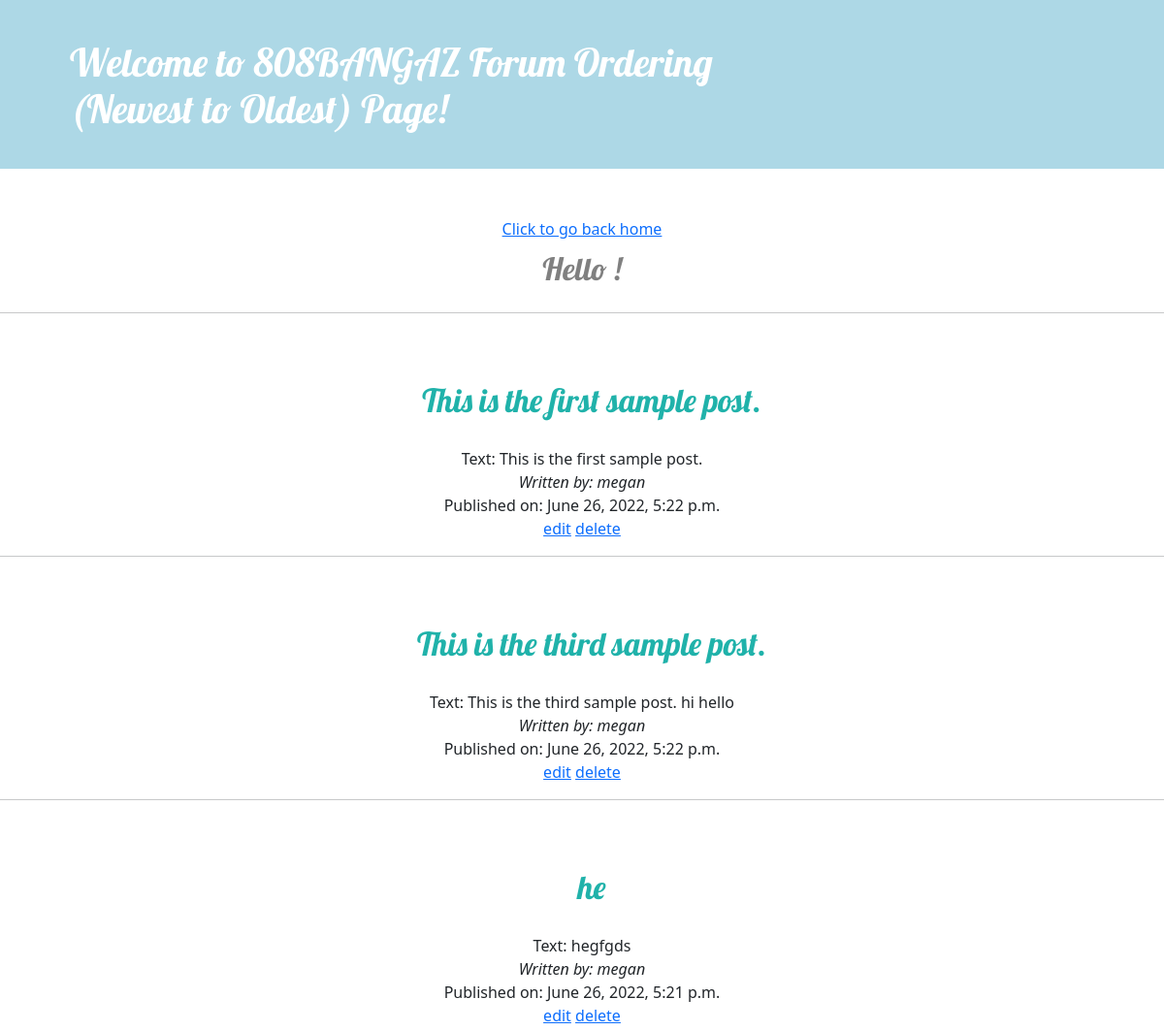
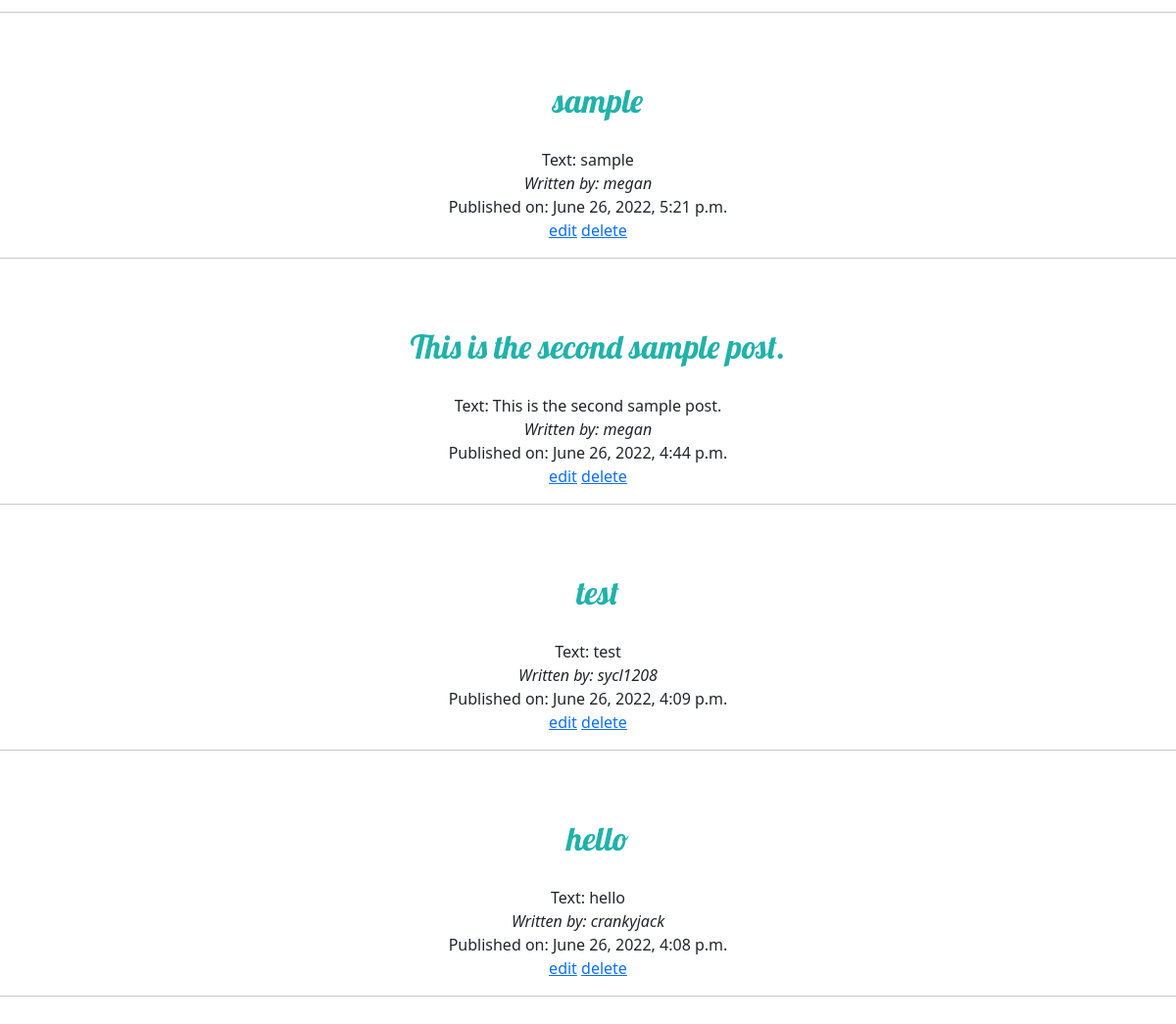
The page /ordering/ on the database its author committed (2 pictures, top to bottom).
### blogs/models.py (models this page shows, shortened)
class Post(models.Model):
    author = models.ForeignKey(settings.AUTH_USER_MODEL, on_delete=models.CASCADE)
    title = models.CharField(max_length=200)
    text = models.TextField()
    created_date = models.DateTimeField(default=timezone.now)
    published_date = models.DateTimeField(blank=True, null=True)

### blogs/views.py (the view)
# urls.py: path('ordering/', views.OrderDateView.as_view(), name='ordering'),
class OrderDateView(generic.ListView):
    template_name = 'blogs/ordering.html'
    context_object_name = 'blogs_list'
    def get_queryset(self):
        return Post.objects.order_by('-published_date')

### blogs/templates/blogs/ordering.html (shortened to what this page needs)
{% load static %}
<!DOCTYPE html>
<html>
    <head>
        <link rel="stylesheet" href="https://cdn.jsdelivr.net/npm/bootstrap@5.1.3/dist/css/bootstrap.min.css">
        <link rel="stylesheet" href="{% static 'css/blogs.css' %}">
    </head>
    <body>
        <header class="page-header">
            <div class="container">
                <h1 class='greeting3'>Welcome to 808BANGAZ Forum Ordering<br> (Newest to Oldest) Page!</h1>
            </div>
        </header>
    <center>
        <a href="{% url 'post_list' %}">{% csrf_token %}Click to go back home</a>
        <br>
    </center>
<center>
    {% if blogs_list %}
    <h2 class='user'> Hello {{user.username}}!</h2>
    <hr>
    <br>
</center>
            {% for blog in blogs_list %}
            <center>
                <article>
                    <h4 class='title'>{{ blog.title }}<br></h4>
                    Text: {{ blog.text }} <br>
                    <i>Written by: {{ blog.author }}</i> <br>
                    Published on: {{ blog.published_date }} <br>
                    <span><a href="{% url 'update' blog.id %}">edit</a></span>
                    <span><a href="{% url 'delete' blog.id %}">delete</a></span>
                    <hr>
                </article>
                <br
            </center>
            {% endfor %}
    {% else %}
        <p>No blogs posted.</p>
    {% endif %}
    <br>
    </body>
</html>

### blogs/static/css/blogs.css (style rules this page uses)
.page-header { background-color: lightblue; margin-top: 0; margin-bottom: 50px; padding: 10px 10px 10px 10px; font-family: 'Lobster', cursive; text-align: left; }
h1, h2, h3, h4 { font-family: 'Lobster', cursive; }
.title { padding: 30px 20px 20px 40px; color: lightseagreen; font-style: bold; font-family: 'Lobster', cursive; font-size: 25pt; }
.greeting3 { padding: 30px 20px 20px 30px; color: white; font-family: 'Lobster', cursive; }
.user { text-align: center; padding: 10px 10px 10px 10px; color: gray; }

### rows shown on the page
Post: title "This is the first sample post.", text "This is the first sample post.", author "megan", published_date "June 26, 2022, 5:22 p.m."
Post: title "This is the third sample post.", text "This is the third sample post. hi hello", author "megan", published_date "June 26, 2022, 5:22 p.m."
Post: title "he", text "hegfgds", author "megan", published_date "June 26, 2022, 5:21 p.m."
Post: title "sample", text "sample", author "megan", published_date "June 26, 2022, 5:21 p.m."
Post: title "This is the second sample post.", text "This is the second sample post.", author "megan", published_date "June 26, 2022, 4:44 p.m."
Post: title "test", text "test", author "sycl1208", published_date "June 26, 2022, 4:09 p.m."
Post: title "hello", text "hello", author "crankyjack", published_date "June 26, 2022, 4:08 p.m."
